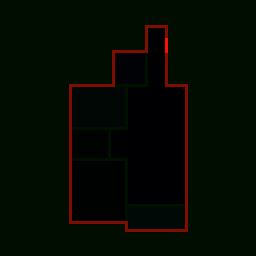
#> input picture mydataset/0.png, 256 x 256 px, found by its file name
$ python visualize_channel.py
#> lines starting #> are read from the running program, lines starting #| are printed output that depends on the picture; after the words box and inside, x2 and y2 are one past the last pixel; in counts of white or black regions, pixels touching at a corner belong together
import cv2
import os
import sys

def visualize_channel4(image_path, output_path):
    """
    Load a 4-channel image, extract channel 4 (index 3) and save it as a grayscale image.

    Args:
        image_path: Path to the input 4-channel image.
        output_path: Path to save the extracted Channel 4 image.
    """
    # Load the image in unchanged mode to get all channels
    img = cv2.imread(image_path, cv2.IMREAD_UNCHANGED)
#> img is the input picture: shape (256, 256, 4); mean B, G, R, A 0.8, 10.3, 3.8, 69
    if img is None:
        print(f"Error: Could not load image {image_path}")
        return

    # Check if the image has at least 4 channels
    if img.shape[2] < 4:
        print(f"Error: Image {image_path} does not have 4 channels")
        return

    # Extract Channel 4 (index 3)
    channel4 = img[:,:,3]
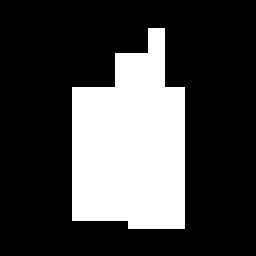
#> channel4: shape (256, 256); 27% white; 1 white region

    # Save the raw channel 4 as a grayscale image
    cv2.imwrite(output_path, channel4)
    print(f"Saved Channel 4 visualization to {output_path}")

def visualize_channel4_contours(image_path, output_path):
    """
    Load a 4-channel image, extract channel 4 (index 3), compute contours from it,
    draw the contours on a color image and save it.

    Args:
        image_path: Path to the input 4-channel image.
        output_path: Path to save the contour visualization.
    """
    # Load the image in unchanged mode
    img = cv2.imread(image_path, cv2.IMREAD_UNCHANGED)
    if img is None:
        print(f"Error: Could not load image {image_path}")
        return

    if img.shape[2] < 4:
        print(f"Error: Image {image_path} does not have 4 channels")
        return

    # Extract Channel 4 (index 3)
    channel4 = img[:,:,3]

    # Threshold channel 4 to create a binary mask.
    # Adjust the threshold value if needed.
    ret, thresh = cv2.threshold(channel4, 200, 255, cv2.THRESH_BINARY)

    # Find contours in the binary mask
    contours, hierarchy = cv2.findContours(thresh, cv2.RETR_EXTERNAL, cv2.CHAIN_APPROX_SIMPLE)
#> contours = 1 contour; box (x1, y1, x2, y2) and area: (72, 28, 185, 229) 17412

    # Convert channel4 to BGR so we can draw colored contours
    contour_img = cv2.cvtColor(channel4, cv2.COLOR_GRAY2BGR)
#> contour_img: shape (256, 256, 3); 27% white; 1 white region

    # Draw contours on the image (green color, thickness 2)
    cv2.drawContours(contour_img, contours, -1, (0,255,0), 2)
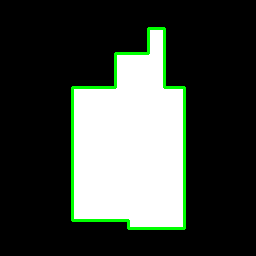
#> contour_img: shape (256, 256, 3); mean B, G, R 64.2, 71.4, 64.2

    # Save the result
    cv2.imwrite(output_path, contour_img)
    print(f"Saved Channel 4 contour visualization to {output_path}")

def visualize_contour_sampling(image_path, output_path, step=5):
    """
    Extract channel4 contours, sample every `step`th point,
    and draw both the full contour (green) and sampled points (red).
    """
#> called with step = 5
    import cv2, numpy as np, os

    img = cv2.imread(image_path, cv2.IMREAD_UNCHANGED)
    if img is None or img.shape[2] < 4:
        print("Invalid image")
        return

    ch4 = img[:,:,3]
    _, th = cv2.threshold(ch4, 200, 255, cv2.THRESH_BINARY)
    contours, _ = cv2.findContours(th, cv2.RETR_EXTERNAL, cv2.CHAIN_APPROX_NONE)
    if not contours:
        print("No contours found")
        return

    # pick the largest contour
    contour = max(contours, key=lambda c: cv2.contourArea(c))
#> contour = contour of 620 points, box (x1, y1, x2, y2) (72, 28, 185, 229), area 17412

    # convert to BGR for drawing
    vis = cv2.cvtColor(ch4, cv2.COLOR_GRAY2BGR)

    # draw full contour
    cv2.drawContours(vis, [contour], -1, (0,255,0), 1)
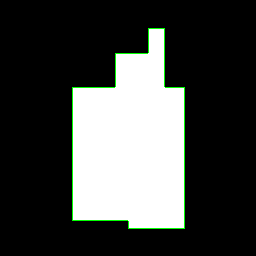
#> vis: shape (256, 256, 3); mean B, G, R 66.5, 69, 66.5

    # draw sampled points
    for i in range(0, len(contour), step):
        x, y = contour[i][0]
        cv2.circle(vis, (x,y), 3, (0,0,255), -1)
#> this loop made 124 passes
#> (i, x, y) on passes 2 to 13: (5, 148, 33), (10, 148, 38), (15, 148, 43), (20, 148, 48), (25, 147, 53), (30, 142, 53), (35, 137, 53), (40, 132, 53), (45, 127, 53), (50, 122, 53), (55, 117, 53), (60, 115, 56)
#> (x, y) on pass 1: (148, 28)
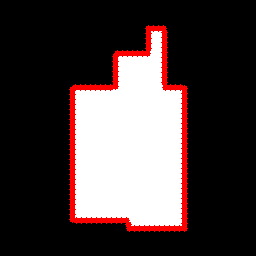
#> vis: shape (256, 256, 3); 5.06% of pixels changed, all inside (x1, y1, x2, y2) = (69, 25, 188, 232)

    os.makedirs(os.path.dirname(output_path), exist_ok=True)
    cv2.imwrite(output_path, vis)
    print(f"Saved contour sampling viz to {output_path}")

if __name__ == "__main__":
    # If an image path is provided as command-line argument, use it; otherwise, use default.
    if len(sys.argv) > 1:
        image_path = sys.argv[1]
    else:
        image_path = "D:/Desktop/RPLAN/dataset/floorplan_dataset/0.png"

    # Create output directory for visualizations if not exists
    output_dir = "D:/Desktop/RPLAN/dataset/debug_visualizations"
    os.makedirs(output_dir, exist_ok=True)
    base_name = os.path.splitext(os.path.basename(image_path))[0]

    # Export channel4 raw visualization
    channel4_output = os.path.join(output_dir, f"{base_name}_channel4.png")
    visualize_channel4(image_path, channel4_output)

    # Export contour visualization from channel4
    contours_output = os.path.join(output_dir, f"{base_name}_channel4_contours.png")
    visualize_channel4_contours(image_path, contours_output)

    # visualize sampled contour points
    samp_out = os.path.join(output_dir, f"{base_name}_contour_sampling.png")
    visualize_contour_sampling(image_path, samp_out, step=5)
